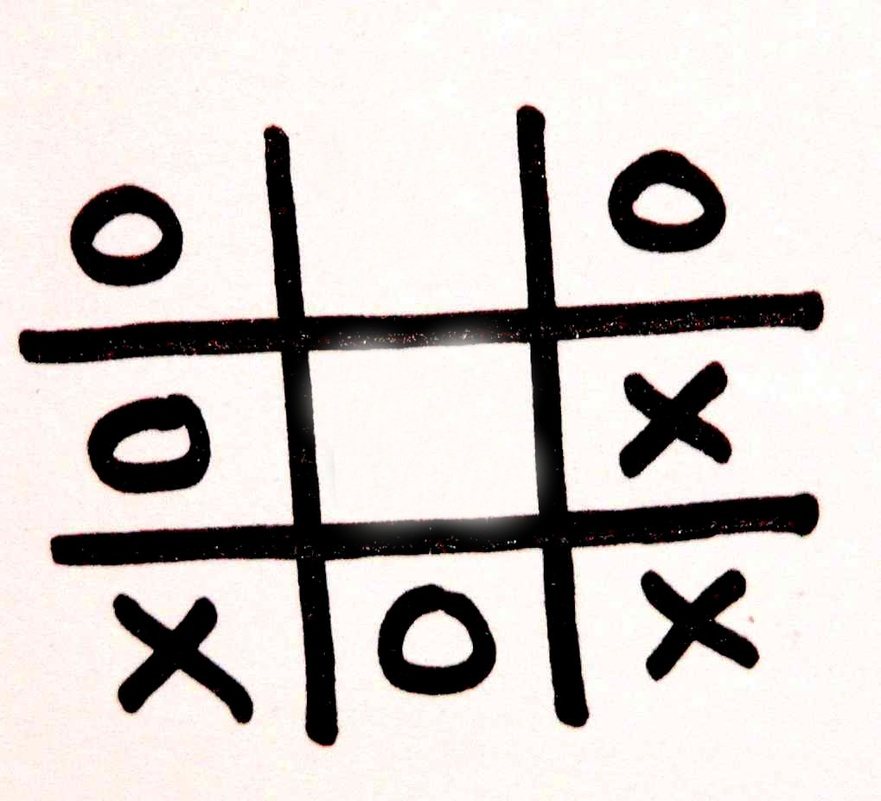
#> input picture images/4O_and_3X.jpg, 881 x 801 px, shrunk from 1019 x 927 before the run, given in place of 5.jpg, which was not available
$ python pipeline.py
#> lines starting #> are read from the running program, lines starting #| are printed output that depends on the picture; after the words box and inside, x2 and y2 are one past the last pixel; in counts of white or black regions, pixels touching at a corner belong together; pictures that were not available may be replaced by others from this repository, and a replacement may not be noted
#> in pipeline, image is the input picture: shape (801, 881, 3); mean B, G, R 199.2, 202, 207.4
### gameboard.py
import cv2
import numpy as np
from scipy.spatial import distance as dist
import imutils
import matplotlib.pyplot as plt


class Gameboard(object):
    boardtype = "3x3"

    def __init__(self, img_source, img_binary, intersection_width, intersection_points, gameboard=None, debug=False):
        self.source = img_source
        self.binary = img_binary
        self.intersection_width = intersection_width
        self.intersection_points = intersection_points
        self.intersection_mask = None
        self.debug = debug

        self.positions = []
        self._calculate_positions()
        # self.intersection_mask = gameboard.intersection_mask
        # self.intersection_points = gameboard.intersection_points

        self._draw_positions()
        self._detect_symbols()
        # if debug > 0:
        #     cv2.waitKey(0)

    def __repr__(self):
        jeje = str(self.status())
        return jeje

    def draw_symbol_on_slot(self, symbol, slot):
        pass

    def status(self):
        return [pos.symbol for pos in self.positions]

    def _detect_symbols(self):
        for position in self.positions:
            position.detect_symbol()

    def _draw_positions(self):
        for position in self.positions:
            position.draw_rectangle_on_image(self.source)
        if self.debug > 0:
            plt.imshow(self.source)
            plt.show()
            # cv2.imshow("Game positions", self.source)
        if self.debug > 1:
            cv2.waitKey(0)

    def _order_points(self, unordered_points):
        """ Orders given points from top left, top right, bottom left, bottom right """
        pts = np.array(unordered_points, dtype=int)
        # Sort by X coordinates
        xSorted = pts[np.argsort(pts[:, 0]), :]
        # Grab left-most and right-most points from the sorted x-coordinates
        leftMost = xSorted[:2, :]
        rightMost = xSorted[2:, :]
        # Sort left-most according to Y-coordinates to find top left and bottom left
        leftMost = leftMost[np.argsort(leftMost[:, 1]), :]
        (tl, bl) = leftMost

        # Calculate Euclidian distance from top left anchor to bottom right anchor
        # using the Pythagorean theorem. The point with the largest distance
        # is the bottom right
        D = dist.cdist(tl[np.newaxis], rightMost, "euclidean")[0]
        (br, tr) = rightMost[np.argsort(D)[::-1], :]
        return np.array([tl, tr, bl, br], dtype=int)

    def _slope(self, a, b):
        return float((b[1] - a[1]) / (b[0] - a[0]))

    def _create_line(self, p1, p2, vertical=True):
        p = [0, 0]
        q = list(self.source.shape[0:2])
        if not vertical:
            tmp = q[0]
            q[0] = q[1]
            q[1] = tmp

        if (p1[0] != p2[0]):
            m = self._slope(p1, p2)
            # y = m * x + b
            # b = y - (m*x)
            b = p1[1] - m * p1[0]
            p[1] = int(m * p[0] + b)
            q[1] = int(m * q[0] + b)
        else:
            p[0] = p2[0]
            q[0] = p2[0]
        p = tuple(p)
        q = tuple(q)
        return (p, q)

    def _create_mask(self, ordered_intersection_points):
        pts = ordered_intersection_points
        l1 = self._create_line(list(pts[0]), list(pts[2]))
        l2 = self._create_line(list(pts[1]), list(pts[3]))
        l3 = self._create_line(list(pts[0]), list(pts[1]), vertical=False)
        l4 = self._create_line(list(pts[2]), list(pts[3]), vertical=False)

        mask = np.zeros(self.source.shape, self.source.dtype)

        white = (255, 255, 255)
        black = (0, 0, 0)
        cv2.line(mask, l1[0], l1[1], white, int(self.intersection_width * 1.1))
        cv2.line(mask, l2[0], l2[1], white, int(self.intersection_width * 1.1))
        cv2.line(mask, l3[0], l3[1], white, int(self.intersection_width * 1.1))
        cv2.line(mask, l4[0], l4[1], white, int(self.intersection_width * 1.1))
        mask = cv2.cvtColor(mask, cv2.COLOR_BGR2GRAY)
        # invert mask
        mask = cv2.bitwise_not(mask)

        if self.debug > 2:
            # cv2.imshow("mask", mask)
            # cv2.waitKey(0)

            plt.imshow(mask)
            plt.show()
        self.binary = cv2.bitwise_and(self.binary, mask)

    def _calculate_positions(self):
        middle = self._order_points(self.intersection_points)
        mask = self._create_mask(middle)

        dx = abs(int(round(dist.euclidean(middle[0], middle[1]), 0)))
        dy = abs(int(round(dist.euclidean(middle[0], middle[2]), 0)))
        w = 0  # int(self.intersection_width/2)

        offset_x_y = np.array([dx + w, dy + w])
        offset_nx_y = np.array([-dx - w, dy + w])
        offset_x_ny = np.array([dx + w, -dy - w])
        offset_x = np.array([dx + w, 0])
        offset_y = np.array([0, dy + w])

        topleft = np.subtract(middle, offset_x_y)
        topright = np.add(middle, offset_x_ny)
        topmid = np.subtract(middle, offset_y)
        bottommid = np.add(middle, offset_y)
        bottomright = np.add(middle, offset_x_y)
        bottomleft = np.subtract(middle, offset_x_ny)
        leftmost = np.subtract(middle, offset_x)
        rightmost = np.add(middle, offset_x)

        self.positions = [
            Gameposition(self.source, self.binary, "tl", topleft, self.debug),
            Gameposition(self.source, self.binary, "tm", topmid, self.debug),
            Gameposition(self.source, self.binary, "tr", topright, self.debug),
            Gameposition(self.source, self.binary, "ll", leftmost, self.debug),
            Gameposition(self.source, self.binary, "mm", middle, self.debug),
            Gameposition(self.source, self.binary, "rr", rightmost, self.debug),
            Gameposition(self.source, self.binary, "bl", bottomleft, self.debug),
            Gameposition(self.source, self.binary, "bm", bottommid, self.debug),
            Gameposition(self.source, self.binary, "br", bottomright, self.debug),
        ]

    @staticmethod
    def _get_center_position_of_rectangle(x1, x2, y1, y2):
        return (x1 + int((x2 - x1) / 2), int(y1 + (y2 - y1) / 2))

    @staticmethod
    def _preprocess_image_to_binary(image, debug=False):
#> called with debug = 0
        gray = cv2.cvtColor(image, cv2.COLOR_BGR2GRAY)
        thres, binary = cv2.threshold(gray, 128, 255, cv2.THRESH_BINARY | cv2.THRESH_OTSU)
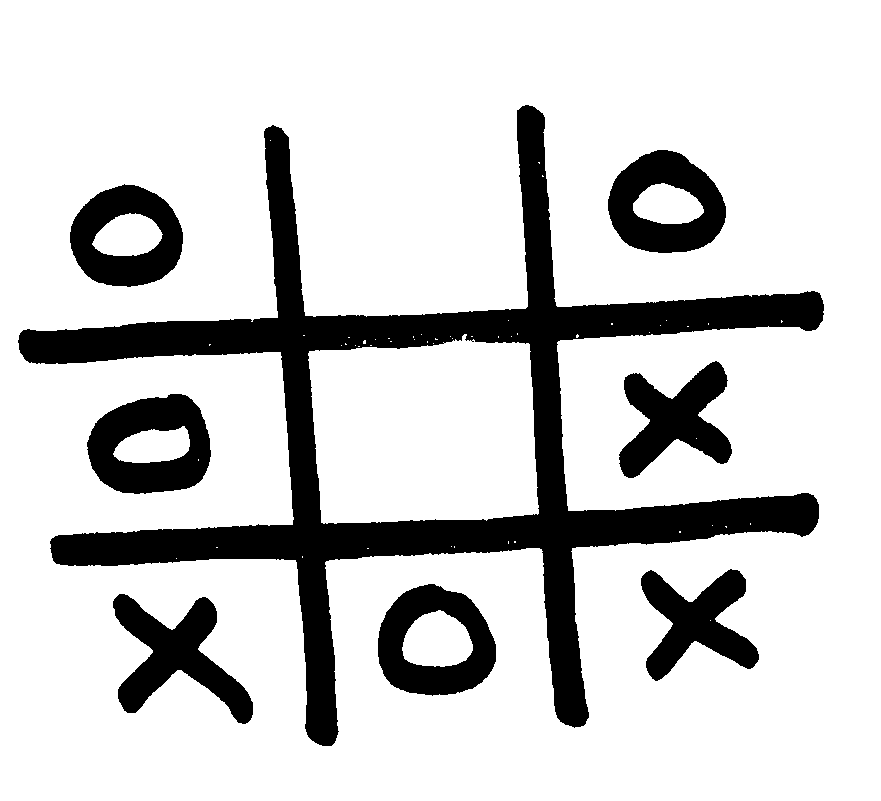
#> binary: shape (801, 881); 81.1% white; 8 black regions, largest, box (x1, y1, x2, y2) and area: (18, 105, 824, 746) 83133, (87, 394, 211, 494) 7780, (113, 594, 253, 724) 7663
#> thres = 129
        kernel = np.array((
            [1, 1, 1],
            [1, 1, 1],
            [1, 1, 1]), dtype="int")
        binary = cv2.erode(binary, kernel)
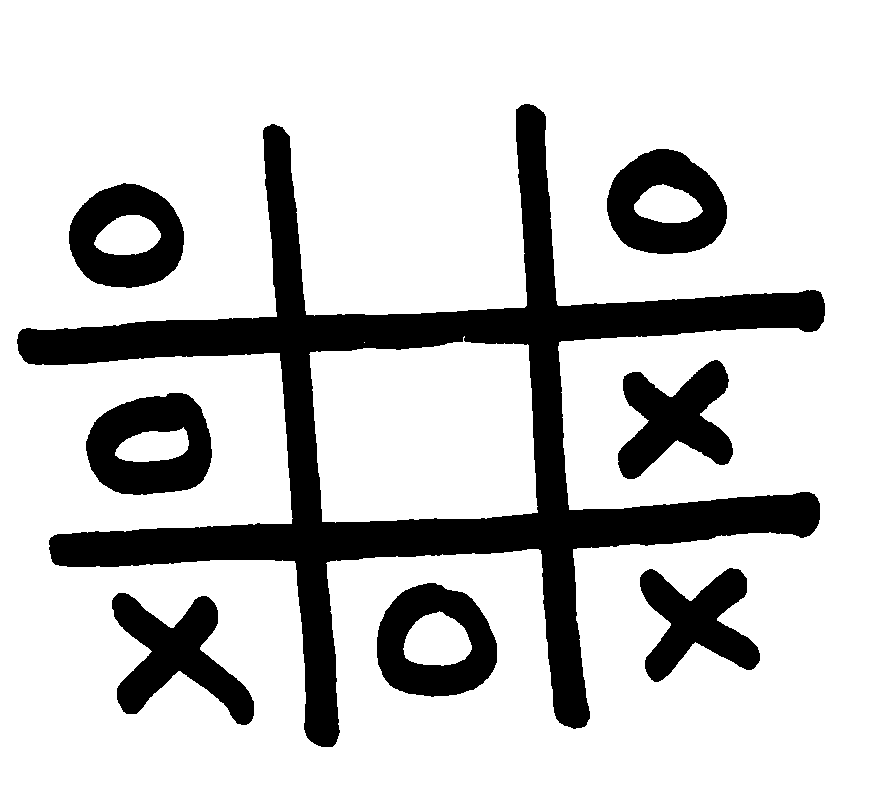
#> binary: shape (801, 881); 79.6% white; 8 black regions, largest, box (x1, y1, x2, y2) and area: (17, 104, 825, 747) 89310, (86, 393, 212, 495) 8470, (112, 593, 254, 725) 8467
        # Invert the image
        binary = 255 - binary
        if debug > 2:
            # cv2.imshow("binary", binary)
            # cv2.waitKey(0)

            plt.imshow(binary)
            plt.show()
        return binary

    # [7 lines left out: function update_gameboard, not called in this run]

    @staticmethod
    def detect_game_board(source, debug=False):
        image = Gameboard._preprocess_image_to_binary(source, debug)
        # Defining a kernel length
        kernel_length = np.array(image).shape[1] // 8
        # A verticle kernel of (1 X kernel_length), which will detect all the verticle lines from the image.
        verticle_kernel = cv2.getStructuringElement(cv2.MORPH_RECT, (1, kernel_length))
        # A horizontal kernel of (kernel_length X 1), which will help to detect all the horizontal line from the image.
        hori_kernel = cv2.getStructuringElement(cv2.MORPH_RECT, (kernel_length, 1))
        # A kernel of (3 X 3) ones
        kernel = np.array((
            [1, 1, 1],
            [1, 1, 1],
            [1, 1, 1]), dtype="int")
        # Morphological operation to detect vertical lines from an image
        img_temp1 = cv2.erode(image, verticle_kernel, iterations=1)
#> img_temp1: shape (801, 881); 3.2% white; 2 white regions, box (x1, y1, x2, y2) and area: (522, 159, 576, 675) 11921, (271, 179, 333, 693) 10720
        verticle_lines_img = cv2.dilate(img_temp1, verticle_kernel, iterations=1)
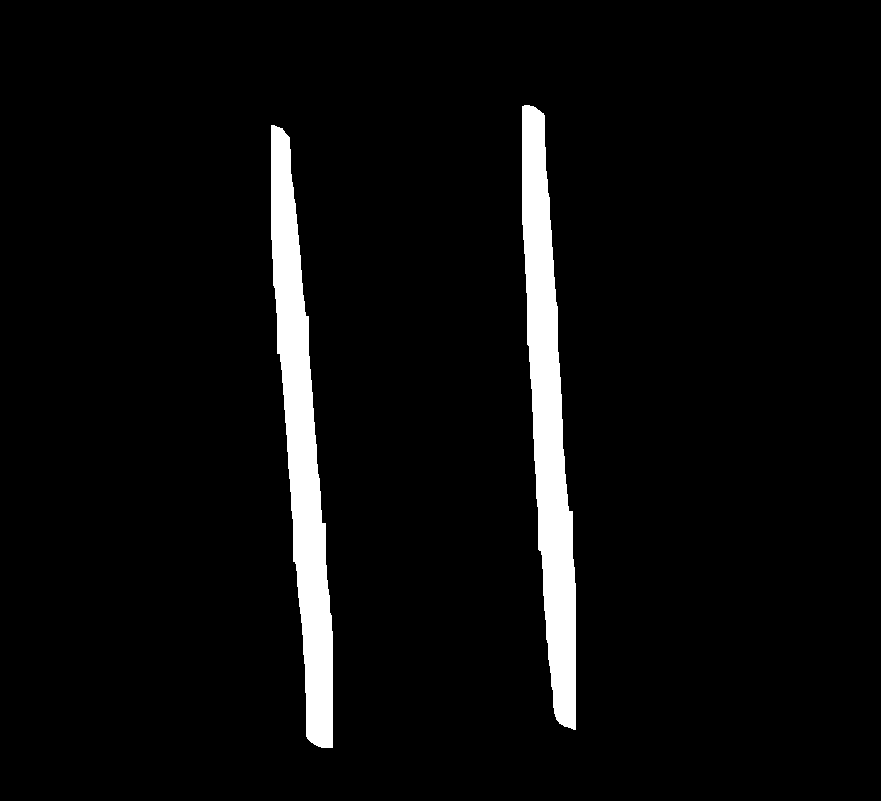
#> verticle_lines_img: shape (801, 881); 5% white; 2 white regions, box (x1, y1, x2, y2) and area: (522, 105, 576, 730) 17807, (271, 125, 333, 748) 17478
        if debug > 3:
            # cv2.imshow("vlines", verticle_lines_img)
            # cv2.waitKey(0)

            plt.imshow(verticle_lines_img)
            plt.show()
        # Morphological operation to detect horizontal lines from an image
        img_temp2 = cv2.erode(image, hori_kernel, iterations=1)
#> img_temp2: shape (801, 881); 5.7% white; 7 white regions (1 under 20 px), largest, box (x1, y1, x2, y2) and area: (104, 501, 766, 564) 20287, (72, 297, 771, 359) 19812, (144, 462, 157, 476) 107, (434, 666, 441, 673) 28, (666, 223, 672, 230) 24, (148, 420, 153, 427) 23
        horizontal_lines_img = cv2.dilate(img_temp2, hori_kernel, iterations=1)
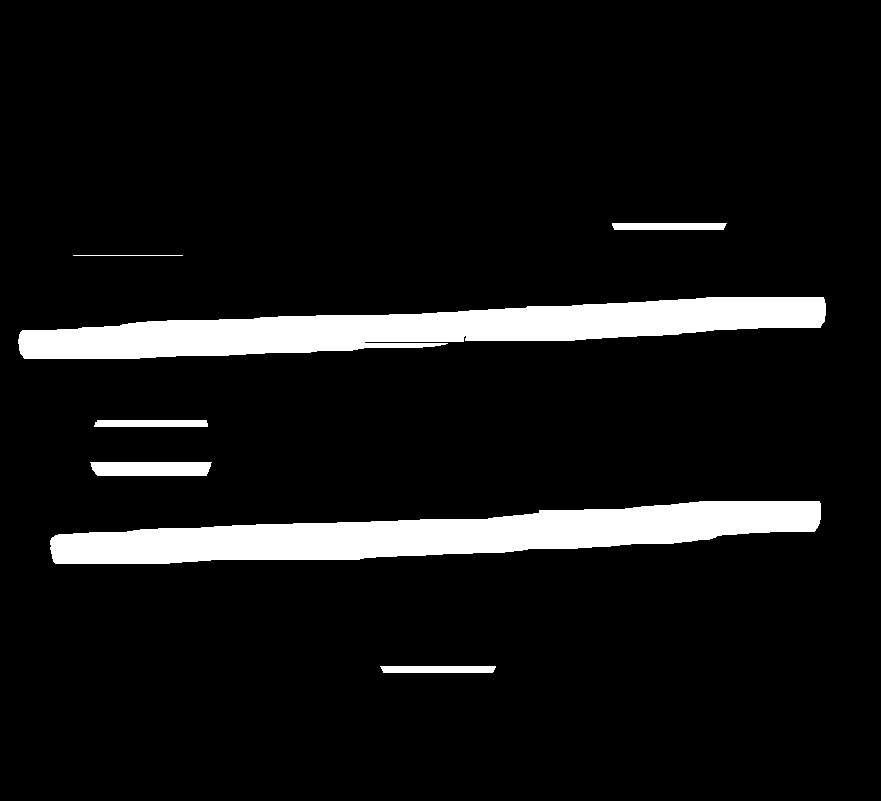
#> horizontal_lines_img: shape (801, 881); 8.3% white; 7 white regions, largest, box (x1, y1, x2, y2) and area: (50, 501, 821, 564) 27154, (18, 297, 826, 359) 27115, (90, 462, 212, 476) 1633
        if debug > 3:
            # cv2.imshow("hlines", horizontal_lines_img)
            # cv2.waitKey(0)

            plt.imshow(horizontal_lines_img)
            plt.show()
        intersections = cv2.bitwise_and(verticle_lines_img, horizontal_lines_img)
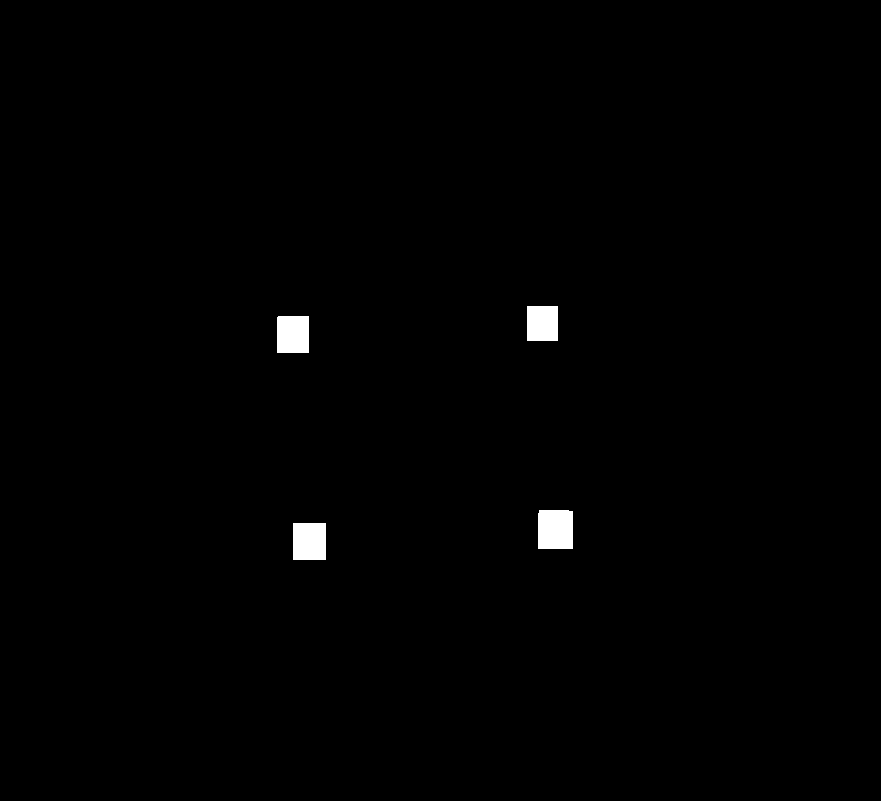
#> intersections: shape (801, 881); 0.69% white; 4 white regions
        if debug > 2:
            # cv2.imshow("intersections", intersections)
            # cv2.waitKey(0)
            plt.imshow(intersections)
            plt.show()
        # Create a mask, combine verticle and horizontal lines
        mask = verticle_lines_img + horizontal_lines_img
        # Find contours
        contours, hierarchy = cv2.findContours(intersections, cv2.RETR_EXTERNAL, cv2.CHAIN_APPROX_SIMPLE)
#> contours = 4 contours; box (x1, y1, x2, y2) and area: (538, 510, 573, 549) 1286, (293, 523, 326, 560) 1152, (277, 316, 309, 353) 1116, (527, 306, 558, 341) 1020
#> (the rest of the program and of its run is left out)
